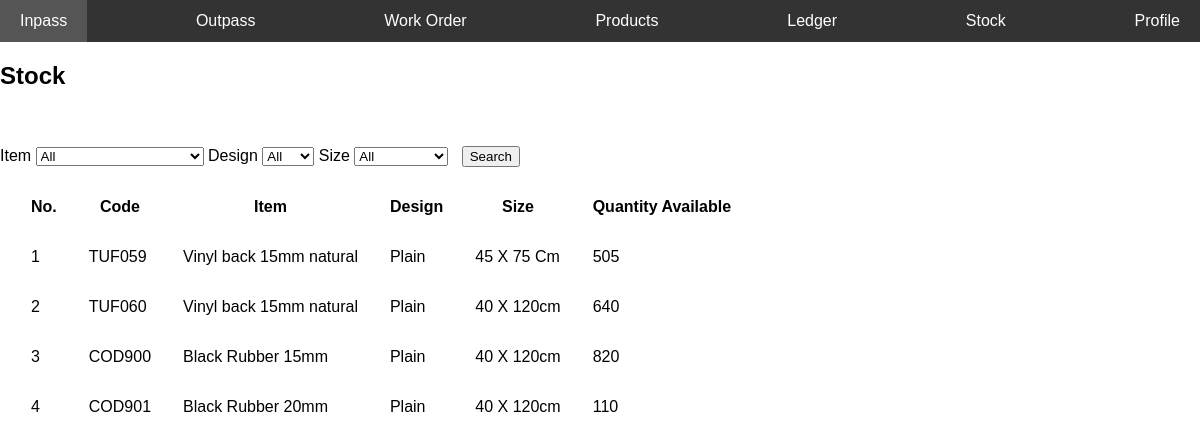
Before: /stock.php with the older database file.
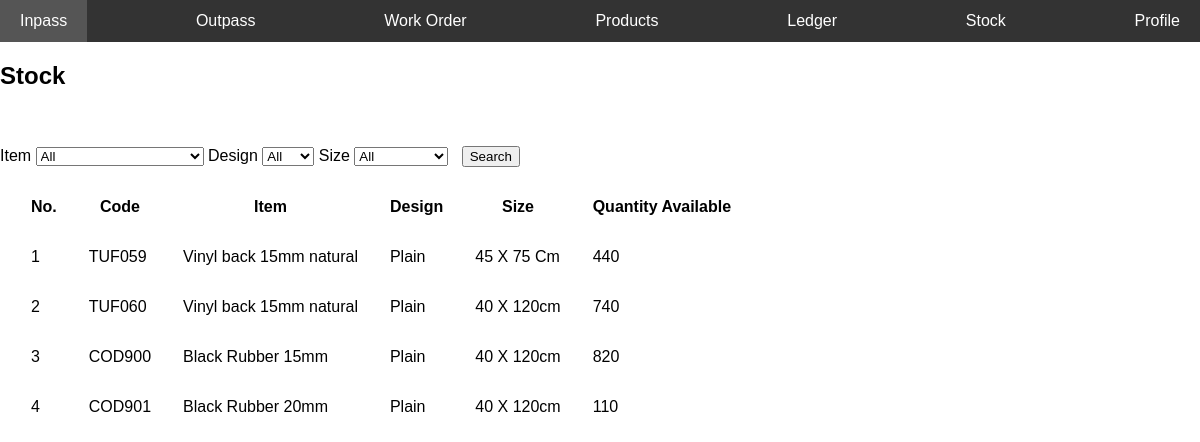
After: the same page with the newer database file.
### tables this page shows
CREATE TABLE IF NOT EXISTS `stock` (
  `index` int NOT NULL AUTO_INCREMENT,
  `grade` varchar(25) NOT NULL,
  `code` varchar(25) NOT NULL,
  `item` varchar(50) NOT NULL,
  `design` varchar(50) NOT NULL,
  `size` varchar(25) NOT NULL,
  `qty` int NOT NULL,
  `default` int NOT NULL DEFAULT '1',
  PRIMARY KEY (`index`)
);

### stock.php (the view, shortened to what this page needs)
<?php
include 'conn.php';
include 'nav.php';
?>
<?php
$sql = "SELECT * from stock where 1=1";
$retval = mysqli_query($conn, $sql);
?>
<html>
<body>
<h2>Stock</h2>
    <br>
    <br>
    <form name="filter" method="post">
        <label>Item</label>
        <select name='item'>
            <option selected>All</option>
        </select>
        <label>Design</label>
        <select name='design'>
            <option selected>All</option>
        </select>
        <label>Size</label>
        <select name='size'>
            <option selected>All</option>
        </select> &nbsp;
        <input type="submit" name="filter" value="Search">
    </form>
    <table style="border-spacing:30px;">
        <thead>
            <th>
                No.
            </th>
            <th>
                Code
            </th>
            <th>
                Item
            </th>
            <th>
                Design
            </th>
            <th>
                Size
            </th>
            <th>
                Quantity Available
            </th>
        </thead>
        <tbody>
            <?php
            $i = 1;
            while ($row = mysqli_fetch_assoc($retval)) {
                echo "
                <tr>
                <td>
                    $i
                </td>
                <td>
                    {$row['code']}
                </td>
                <td>
                    {$row['item']}
                </td>
                <td>
                    {$row['design']}
                </td>
                <td>
                    {$row['size']}
                </td>
                <td>
                    {$row['qty']}
                </td>
                </tr>";
                $i = $i + 1;
            }
            ?>
        </tbody>
    </table>
</body>
</html>

Changed rows visible on the page:
changed stock "TUF059": qty "505" → "440"
changed stock "TUF060": qty "640" → "740"
